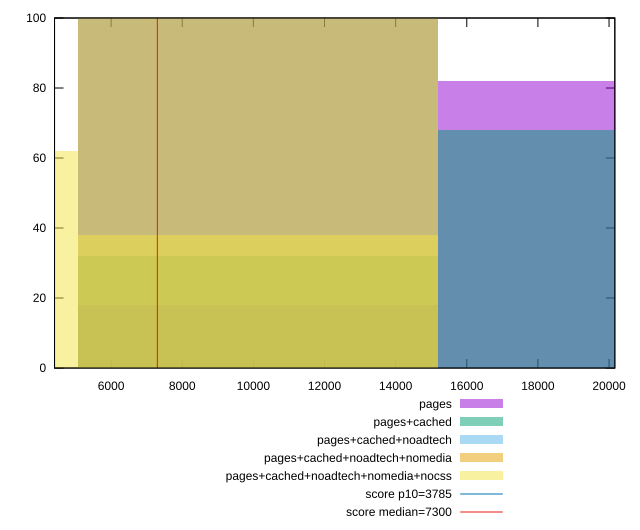

Source code (gnuplot):
reset

$pages <<EOF
20246.670782626978 82
10123.335391313489 18
EOF

$pagesCached <<EOF
20246.670782626978 68
10123.335391313489 32
EOF

$pagesCachedNoadtech <<EOF
10123.335391313489 100
EOF

$pagesCachedNoadtechNomedia <<EOF
10123.335391313489 100
EOF

$pagesCachedNoadtechNomediaNocss <<EOF
10123.335391313489 38
0 62
EOF

set key outside below
set boxwidth 10123.335391313489
set xrange [4409.348:20162.571000000004]
set yrange [0:100]
set trange [0:100]
set style fill transparent solid 0.5 noborder

set parametric
set terminal svg size 640, 530 enhanced background rgb 'white'
set output "report_00013_2021-02-09T12-04-24.940Z/interactive/comparison/histogram/all_raw.svg"

plot $pages title "pages" with boxes, \
     $pagesCached title "pages+cached" with boxes, \
     $pagesCachedNoadtech title "pages+cached+noadtech" with boxes, \
     $pagesCachedNoadtechNomedia title "pages+cached+noadtech+nomedia" with boxes, \
     $pagesCachedNoadtechNomediaNocss title "pages+cached+noadtech+nomedia+nocss" with boxes, \
     3785,t title "score p10=3785", \
     7300,t title "score median=7300"

reset
